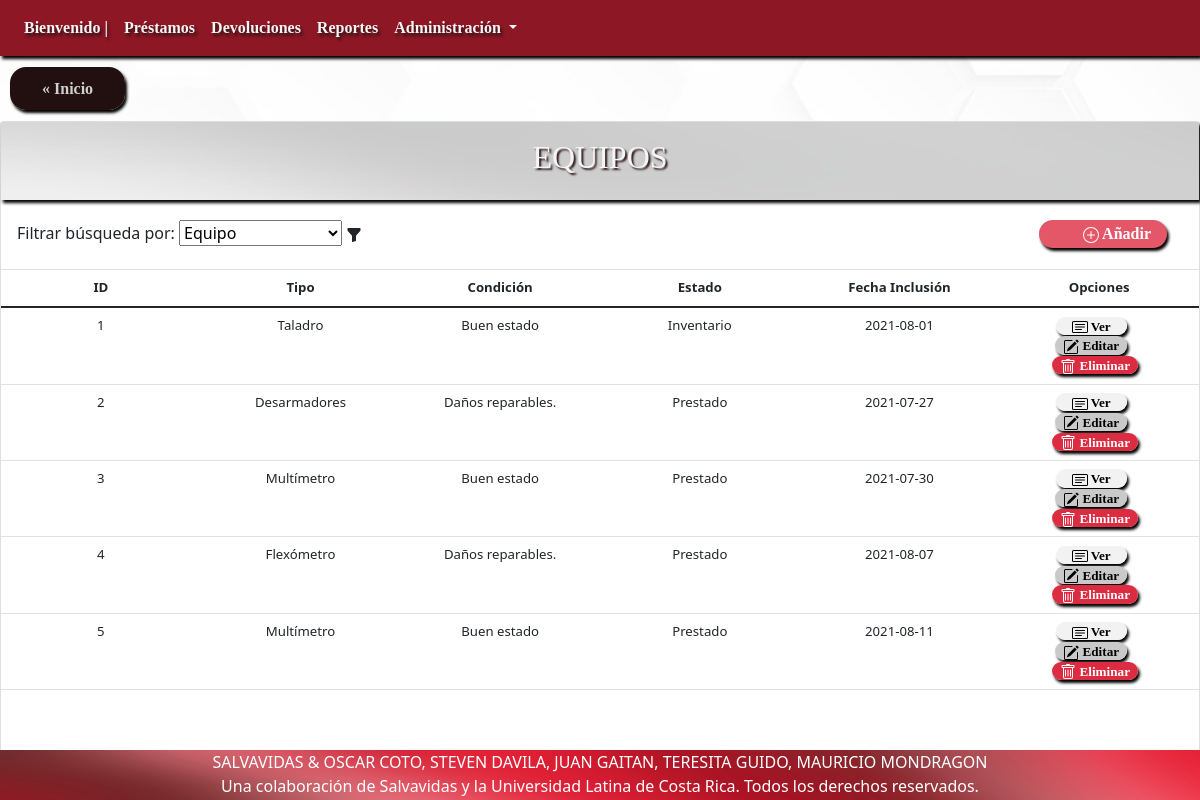
Page /?c=detalleAllEquipo on the earlier database version.
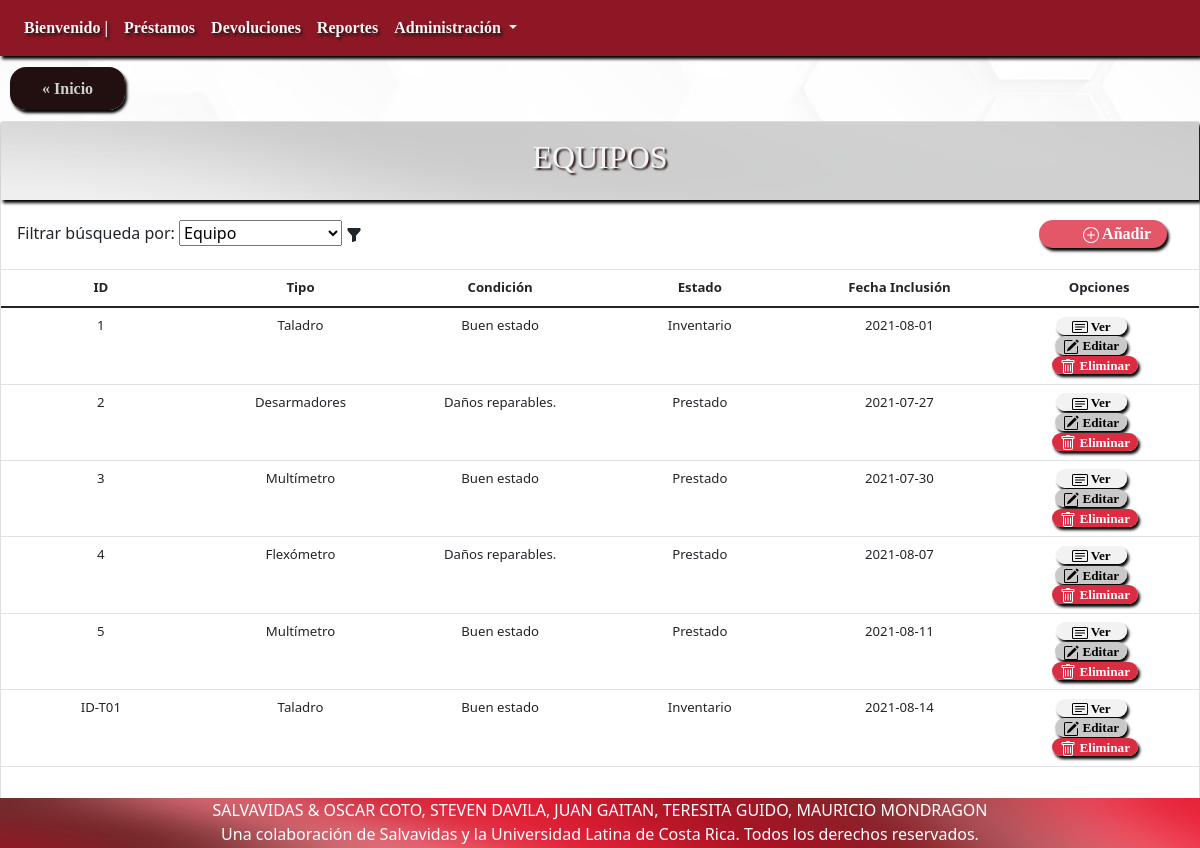
Same page on the later database version.
### tables this page shows
CREATE TABLE `equipo` (
  `idEquipo` varchar(25) NOT NULL,
  `idTipoEquipo` varchar(25) NOT NULL,
  `idCondicionActual` int(11) NOT NULL,
  `idEstadoInventario` int(11) NOT NULL,
  `fechaInclusion` date DEFAULT current_timestamp()
);

CREATE TABLE `tipoequipo` (
  `idTipoEquipo` varchar(25) NOT NULL,
  `nombreTipoEquipo` varchar(50) NOT NULL,
  `descripcionTipoEquipo` varchar(100) DEFAULT NULL,
  `marcaTipoEquipo` varchar(50) DEFAULT NULL,
  `existenciaMinima` int(11) NOT NULL
);

CREATE TABLE `condicionactual` (
  `idCondicionActual` int(11) NOT NULL,
  `descripcionCondicionActual` varchar(50) DEFAULT NULL
);

CREATE TABLE `estadoinventario` (
  `idEstadoInventario` int(11) NOT NULL,
  `descripcionEstadoInventario` varchar(50) DEFAULT NULL
);

### controller/detalleAllEquipo.php (called while the page is built, shortened)
<?php
include 'model/Equipo.php';
$Equipo = new Equipo();
    $allEquipo = $Equipo->seleccionarAllEquipo();
    $TipoEquipo = new TipoEquipo();
    $allTipoEquipo = $TipoEquipo->seleccionarAllTipoEquipo();
    $EstadoInventario = new EstadoInventario();
    $allEstadoInventario = $EstadoInventario->seleccionarAllEstadoInventario();
    $CondicionActual = new CondicionActual();
    $allCondicionActual = $CondicionActual->seleccionarAllCondicionActual();
    include 'view/verAllEquipo.php';

### model/Equipo.php (called while the page is built, shortened)
<?php
include_once "model/TipoEquipo.php";
include_once "model/CondicionActual.php";
include_once "model/EstadoInventario.php";
class Equipo
{
  public function __construct(
    $pidEquipo = "",
    $pidTipoEquipo = "",
    $pidCondicionActual = "",
    $pidEstadoInventario = "",
    $pfechaInclusion = ""
  ) {
    $this->idEquipo = $pidEquipo;
    $this->idTipoEquipo = $pidTipoEquipo;
    $this->idCondicionActual = $pidCondicionActual;
    $this->idEstadoInventario = $pidEstadoInventario;
    $this->fechaInclusion = $pfechaInclusion;
  }
  function seleccionarAllEquipo(){
    $query = "SELECT * FROM equipo";
    $pdo = new Connection();
    $pdo = $pdo->open();
    $result = $pdo->query($query);
    $rows = [];
    foreach ($result->fetchAll() as $row) {
        $rows[] = new Equipo($row['idEquipo'], $row['idTipoEquipo'],$row['idCondicionActual'],$row['idEstadoInventario'],$row['fechaInclusion']);
    }
    return $rows;
  }
}

### model/TipoEquipo.php (called while the page is built, shortened)
<?php
class TipoEquipo
{
  public function __construct(
    $pidTipoEquipo = "",
    $pnombreTipoEquipo = "",
    $pdescripcionTipoEquipo = "",
    $pmarcaTipoEquipo = "",
    $pexistenciaMinima = ""
  ) {
    $this->idTipoEquipo = $pidTipoEquipo;
    $this->nombreTipoEquipo = $pnombreTipoEquipo;
  }
  function seleccionarAllTipoEquipo(){
    $query = "SELECT * FROM tipoequipo";
    $pdo = new Connection();
    $pdo = $pdo->open();
    $result = $pdo->query($query);
    $rows = [];
    foreach ($result->fetchAll() as $row) {
        $rows[] = new TipoEquipo($row['idTipoEquipo'], $row['nombreTipoEquipo'],$row['descripcionTipoEquipo'],$row['marcaTipoEquipo'],$row['existenciaMinima']);
    }
    return $rows;
  }
}

### model/CondicionActual.php (called while the page is built, shortened)
<?php
class CondicionActual
{
  public function __construct($idCondicionActual = "", $descripcionCondicionActual = "") {
    $this->idCondicionActual = $idCondicionActual;
    $this->descripcionCondicionActual = $descripcionCondicionActual;
  }
  function seleccionarAllCondicionActual(){
    $query = "SELECT * FROM condicionactual";
    $pdo = new Connection();
    $pdo = $pdo->open();
    $result = $pdo->query($query);
    $rows = [];
    foreach ($result->fetchAll() as $row) {
        $rows[] = new CondicionActual($row['idCondicionActual'], $row['descripcionCondicionActual']);
    }
    return $rows;
  }
}

### model/EstadoInventario.php (called while the page is built, shortened)
<?php
class EstadoInventario
{
  public function __construct($idEstadoInventario = "", $descripcionEstadoInventario = "") {
    $this->idEstadoInventario = $idEstadoInventario;
    $this->descripcionEstadoInventario = $descripcionEstadoInventario;
  }
  function seleccionarAllEstadoInventario(){
    $query = "SELECT * FROM estadoinventario";
    $pdo = new Connection();
    $pdo = $pdo->open();
    $result = $pdo->query($query);
    $rows = [];
    foreach ($result->fetchAll() as $row) {
        $rows[] = new EstadoInventario($row['idEstadoInventario'], $row['descripcionEstadoInventario']);
    }
    return $rows;
  }
}

### view/verAllEquipo.php (the view, shortened to what the changed rows need)
<div class="card" id="ListaCompleta">
    <div class="card-title">
        <h2> EQUIPOS </h2>
    </div>
    <table class="table">
        <thead>
            <tr>
                <th scope="col">ID</th>
                <th scope="col">Tipo</th>
                <th scope="col">Condición</th>
                <th scope="col">Estado</th>
                <th scope="col">Fecha Inclusión</th>
                <th scope="col">Opciones</th>
            </tr>
        </thead>
        <tbody>
        <?php
        foreach ($allEquipo as $value) {
        ?>
            <tr>
                <td><?php echo $value->idEquipo; ?></td>
                <?php foreach ($allTipoEquipo as $tipo) { if ($value->idTipoEquipo == $tipo->idTipoEquipo) {?>
                    <td><?php echo $tipo->nombreTipoEquipo; ?></td>
                <?php } } ?>
                <?php foreach ($allCondicionActual as $condicion) { if ($value->idCondicionActual == $condicion->idCondicionActual) { ?>
                    <td><?php echo $condicion->descripcionCondicionActual; ?></td>
                <?php } } ?>
                <?php foreach ($allEstadoInventario as $estado) {
                    if ($value->idEstadoInventario == $estado->idEstadoInventario) { ?>
                    <td><?php echo $estado->descripcionEstadoInventario; ?></td>
                <?php } } ?>
                <td><?php echo $value->fechaInclusion; ?></td>
                <td>
                <a class="ver" id="ver" href="?c=detalleEquipo&idEquipo=<?php echo $value->idEquipo; ?>">
                 Ver
                </a>
                <br>
                <a class="editar" id="editar" href="?c=actualizarEquipo&idEquipo=<?php echo $value->idEquipo; ?>">
                 Editar
                </a>
                <br>
                <a class="eliminar" id="eliminar" href="?c=eliminarEquipo&idEquipo=<?php echo $value->idEquipo; ?>">
                 Eliminar
                </a>
                </td>
            </tr>
        <?php } ?>
        </tbody>
    </table>
</div>

Differences in the rows shown:
added equipo: idEquipo "ID-T01", fechaInclusion "2021-08-14", tipoequipo (nombreTipoEquipo "Taladro"), condicionactual (descripcionCondicionActual "Buen estado"), estadoinventario (descripcionEstadoInventario "Inventario")
